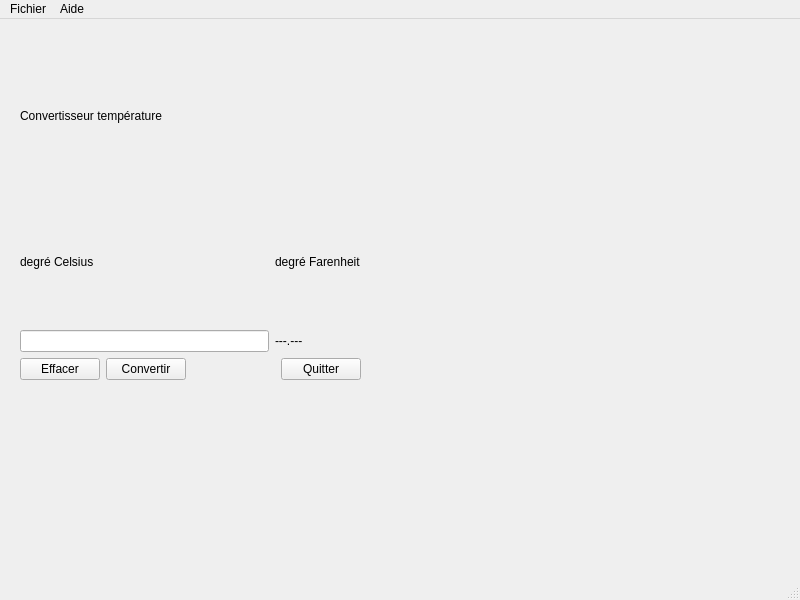
<?xml version="1.0" encoding="UTF-8"?>
<ui version="4.0">
 <class>ConvertisseurTempV2</class>
 <widget class="QMainWindow" name="ConvertisseurTempV2">
  <property name="geometry">
   <rect>
    <x>0</x>
    <y>0</y>
    <width>800</width>
    <height>600</height>
   </rect>
  </property>
  <property name="windowTitle">
   <string>ConvertisseurTempV2</string>
  </property>
  <widget class="QWidget" name="centralwidget">
   <widget class="QWidget" name="verticalLayoutWidget_4">
    <property name="geometry">
     <rect>
      <x>20</x>
      <y>20</y>
      <width>341</width>
      <height>341</height>
     </rect>
    </property>
    <layout class="QVBoxLayout" name="verticalLayout_4">
     <item>
      <layout class="QVBoxLayout" name="verticalLayout_3">
       <item>
        <layout class="QVBoxLayout" name="verticalLayout_2">
         <item>
          <widget class="QLabel" name="label_4">
           <property name="text">
            <string>Convertisseur température</string>
           </property>
          </widget>
         </item>
         <item>
          <layout class="QGridLayout" name="gridLayout">
           <item row="0" column="1">
            <widget class="QLabel" name="label_2">
             <property name="text">
              <string>degré Farenheit</string>
             </property>
            </widget>
           </item>
           <item row="0" column="0">
            <widget class="QLabel" name="label">
             <property name="text">
              <string>degré Celsius</string>
             </property>
            </widget>
           </item>
           <item row="1" column="1">
            <widget class="QLabel" name="label_3">
             <property name="text">
              <string>---.---</string>
             </property>
            </widget>
           </item>
           <item row="1" column="0">
            <widget class="QLineEdit" name="lineEdit"/>
           </item>
          </layout>
         </item>
        </layout>
       </item>
       <item>
        <layout class="QHBoxLayout" name="horizontalLayout_4">
         <item>
          <layout class="QHBoxLayout" name="horizontalLayout">
           <item>
            <widget class="QPushButton" name="pushButton_2">
             <property name="text">
              <string>Effacer</string>
             </property>
            </widget>
           </item>
           <item>
            <widget class="QPushButton" name="pushButton_3">
             <property name="text">
              <string>Convertir</string>
             </property>
            </widget>
           </item>
          </layout>
         </item>
         <item>
          <layout class="QVBoxLayout" name="verticalLayout">
           <item>
            <spacer name="horizontalSpacer">
             <property name="orientation">
              <enum>Qt::Horizontal</enum>
             </property>
             <property name="sizeHint" stdset="0">
              <size>
               <width>40</width>
               <height>20</height>
              </size>
             </property>
            </spacer>
           </item>
          </layout>
         </item>
         <item>
          <layout class="QHBoxLayout" name="horizontalLayout_2">
           <item>
            <widget class="QPushButton" name="pushButton">
             <property name="text">
              <string>Quitter</string>
             </property>
            </widget>
           </item>
          </layout>
         </item>
        </layout>
       </item>
      </layout>
     </item>
    </layout>
   </widget>
  </widget>
  <widget class="QMenuBar" name="menubar">
   <property name="geometry">
    <rect>
     <x>0</x>
     <y>0</y>
     <width>800</width>
     <height>20</height>
    </rect>
   </property>
   <widget class="QMenu" name="menuConvertisseurTemp">
    <property name="title">
     <string>Fichier</string>
    </property>
   </widget>
   <widget class="QMenu" name="menuaide">
    <property name="title">
     <string>Aide</string>
    </property>
   </widget>
   <addaction name="menuConvertisseurTemp"/>
   <addaction name="menuaide"/>
  </widget>
  <widget class="QStatusBar" name="statusbar"/>
 </widget>
 <resources/>
 <connections/>
</ui>
